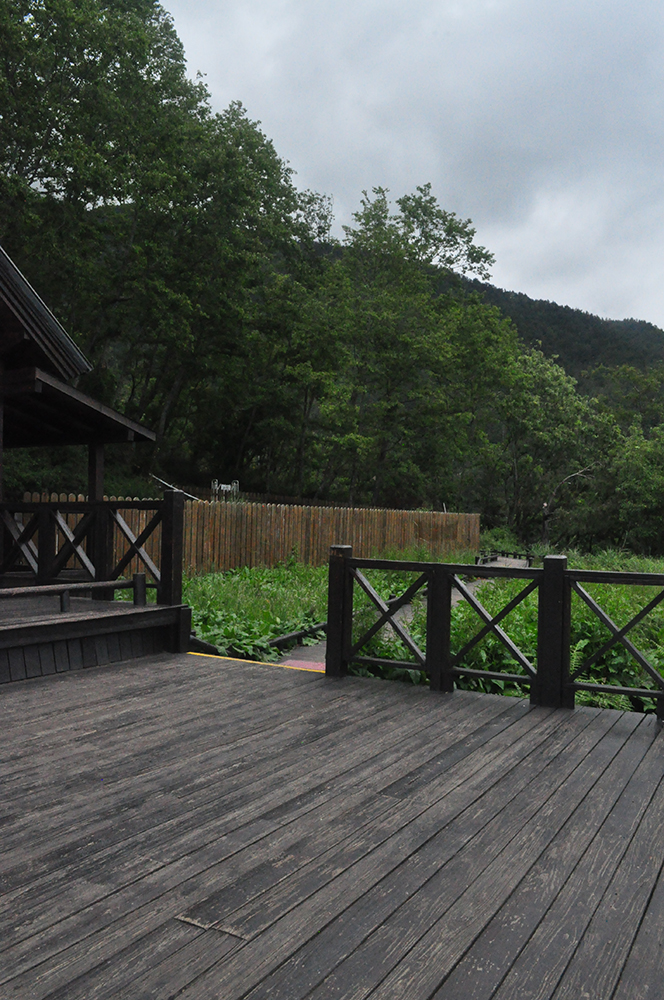
#> input picture part_2/DSC_0171.jpg, 664 x 1000 px
$ python stitch.py
#> lines starting #> are read from the running program, lines starting #| are printed output that depends on the picture
#> further down, img1 is the input picture: shape (1000, 664, 3); mean B, G, R 84.9, 90.6, 85.6
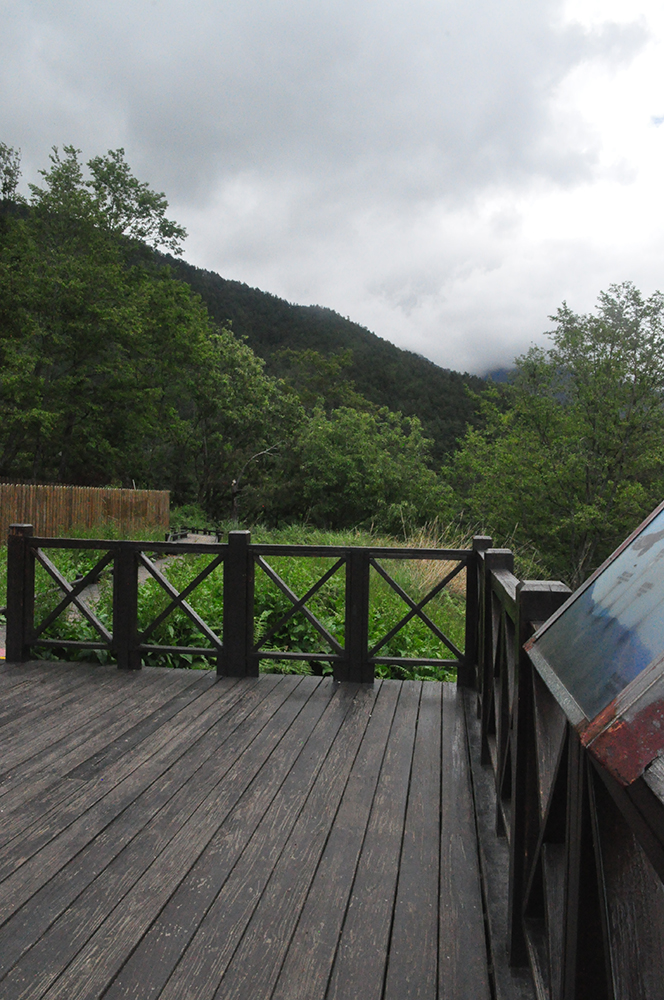
#> input picture part_2/DSC_0172.jpg, 664 x 1000 px
#> further down, img2 is the input picture: shape (1000, 664, 3); mean B, G, R 105.5, 111.7, 108.1
import cv2
import numpy as np

def stitch_images(img1, img2):
    # Convert images to grayscale for feature detection
    gray1 = cv2.cvtColor(img1, cv2.COLOR_BGR2GRAY)
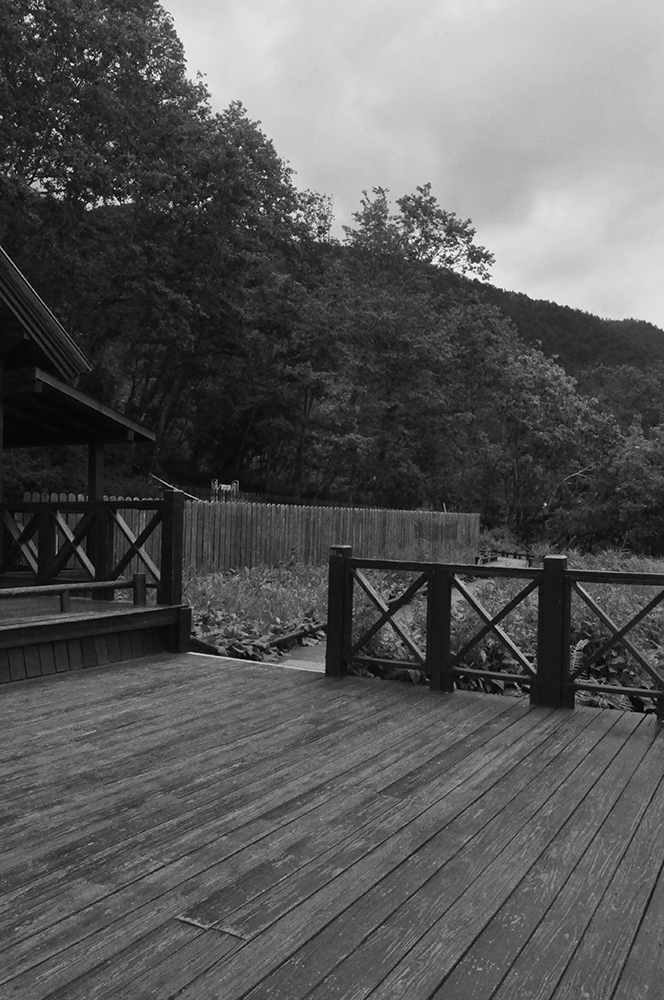
#> gray1: shape (1000, 664); min 0, max 255, mean 88.5
    gray2 = cv2.cvtColor(img2, cv2.COLOR_BGR2GRAY)
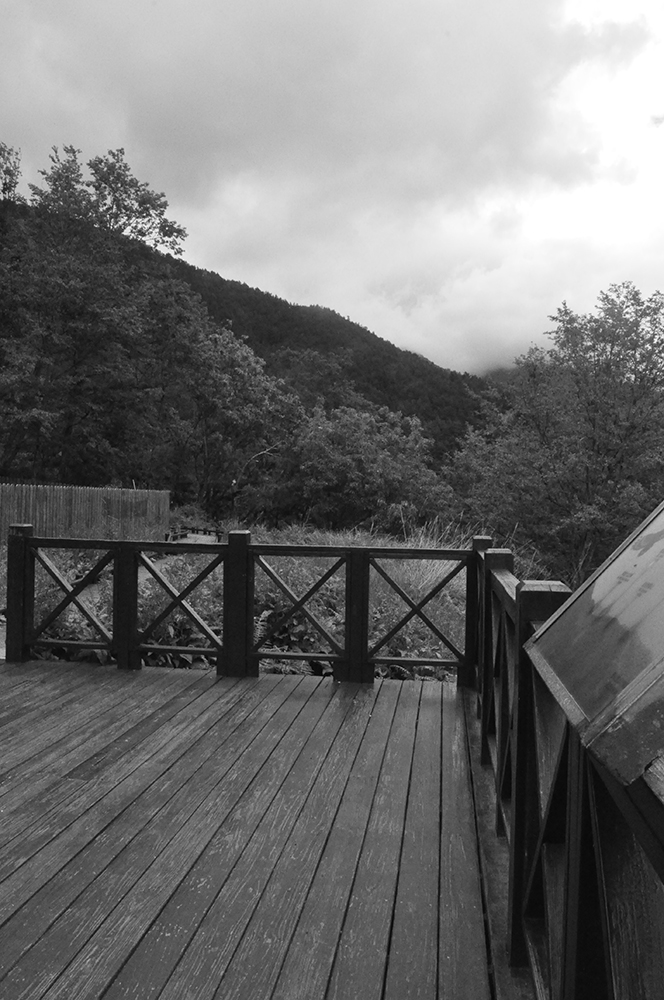
#> gray2: shape (1000, 664); min 0, max 255, mean 110

    # Initialize SIFT detector (if SIFT is unavailable, consider using ORB)
    sift = cv2.SIFT_create()
    kp1, des1 = sift.detectAndCompute(gray1, None)
#> kp1 = 3059 keypoints; strongest (x, y, size): (72, 64, 1.9), (209, 199, 2.2), (118, 65, 2.8), (38, 78, 2.1)
    kp2, des2 = sift.detectAndCompute(gray2, None)
#> kp2 = 2552 keypoints; strongest (x, y, size): (234, 481, 1.9), (247, 532, 2.5), (126, 232, 4.6), (105, 204, 2)

    # Match descriptors using FLANN based matcher
    FLANN_INDEX_KDTREE = 1
    index_params = dict(algorithm=FLANN_INDEX_KDTREE, trees=5)
    search_params = dict(checks=50)
    flann = cv2.FlannBasedMatcher(index_params, search_params)

    # k=2 to apply Lowe's ratio test
    matches = flann.knnMatch(des1, des2, k=2)
#> matches = 3059 matches
    good_matches = []
    for m, n in matches:
        if m.distance < 0.7 * n.distance:
            good_matches.append(m)
#> after the loop, good_matches = 435 matches

    # Proceed if enough good matches are found
    if len(good_matches) > 10:
        # Extract locations of good matches
        src_pts = np.float32([kp1[m.queryIdx].pt for m in good_matches]).reshape(-1, 1, 2)
#> src_pts = 435 rows, first 8: [31.92, 771.9], [61.48, 140.8], [74.14, 585], [79.69, 616], [133.4, 540.2], [197.3, 780.9], [216.9, 104], [263, 808]
        dst_pts = np.float32([kp2[m.trainIdx].pt for m in good_matches]).reshape(-1, 1, 2)
#> dst_pts = 435 rows, first 8: [36.53, 766.1], [308.2, 639.6], [496.9, 718.2], [532.9, 585.3], [70.16, 588.5], [52.58, 755.3], [462.1, 373.4], [185, 868]

        # Compute homography matrix using RANSAC
        H, mask = cv2.findHomography(src_pts, dst_pts, cv2.RANSAC, 5.0)
#> H = [[1.35, -6.29e-05, -432], [0.227, 1.29, -152.2], [0.000474, 6.38e-05, 1]]; mask = 435 values, max 1 at index 9, min 0 at index 0, mean 0.966

        # Get dimensions of the images
        h1, w1 = img1.shape[:2]
#> h1 = 1000; w1 = 664
        h2, w2 = img2.shape[:2]
#> h2 = 1000; w2 = 664

        # Get the canvas dimensions by transforming the corners of img1
        pts_img1 = np.float32([[0,0], [0, h1], [w1, h1], [w1, 0]]).reshape(-1,1,2)
        pts_img1_trans = cv2.perspectiveTransform(pts_img1, H)
#> pts_img1_trans = [[-432, -152.2], [-406.2, 1068.1], [334.7, 933.7], [351, -1.02]]

        # Combine the transformed corners with the corners of img2
        pts = np.concatenate((pts_img1_trans, np.float32([[0,0], [0, h2], [w2, h2], [w2, 0]]).reshape(-1,1,2)), axis=0)
#> pts = [[-432, -152.2], [-406.2, 1068.1], [334.7, 933.7], [351, -1.02], [0, 0], [0, 1000], [664, 1000], [664, 0]]
        [xmin, ymin] = np.int32(pts.min(axis=0).ravel() - 0.5)
#> xmin = -432; ymin = -152
        [xmax, ymax] = np.int32(pts.max(axis=0).ravel() + 0.5)
#> xmax = 664; ymax = 1068

        # Compute translation homography to shift the panorama
        translation_dist = [-xmin, -ymin]
#> translation_dist = [432, 152]
        H_translation = np.array([[1, 0, translation_dist[0]],
                                  [0, 1, translation_dist[1]],
                                  [0, 0, 1]])
#> H_translation = [[1, 0, 432], [0, 1, 152], [0, 0, 1]]

        # Warp img1 and blend with img2 on the canvas
        result = cv2.warpPerspective(img1, H_translation.dot(H), (xmax-xmin, ymax-ymin))
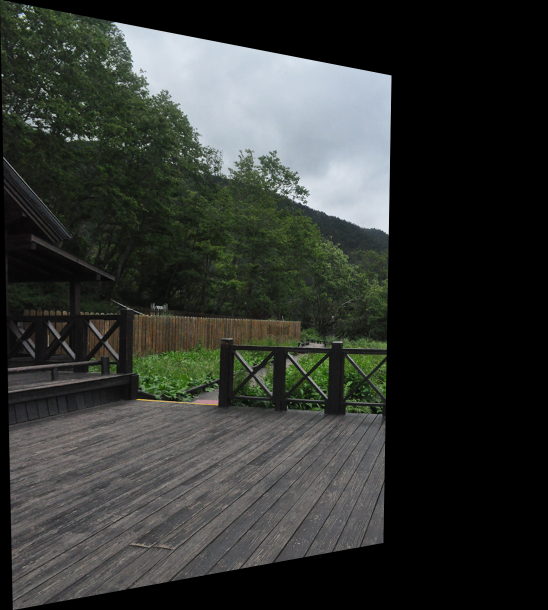
#> result: shape (1220, 1096, 3) (shown at 1/2 size); mean B, G, R 49.4, 53, 50.1
        result[translation_dist[1]:h2+translation_dist[1], translation_dist[0]:w2+translation_dist[0]] = img2
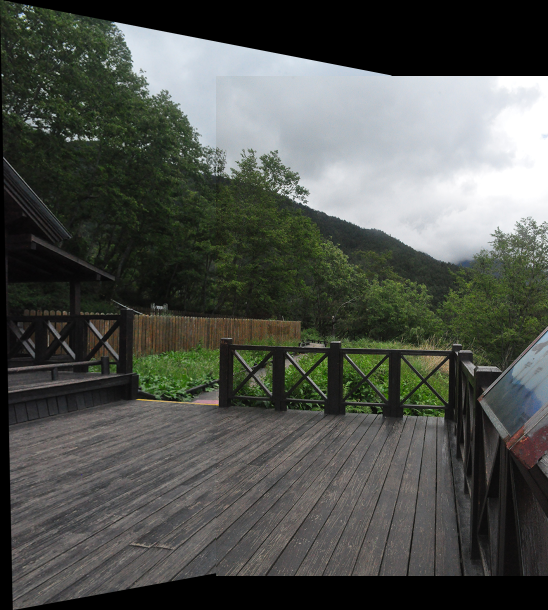
#> result: shape (1220, 1096, 3) (shown at 1/2 size); mean B, G, R 77.2, 82.6, 79.5

        return result
    else:
        raise Exception("Not enough matches found to stitch images.")

# Example usage:
if __name__ == '__main__':
    # Load your overlapping images
    img1 = cv2.imread('DSC_0171.jpg')
    img2 = cv2.imread('DSC_0172.jpg')

    if img1 is None or img2 is None:
        raise Exception("One or both images could not be loaded. Check the file paths.")

    try:
        panorama = stitch_images(img1, img2)
        # Save the final panorama
        cv2.imwrite('panorama.jpg', panorama)
        # Display the result (optional)
        cv2.imshow('Panorama', panorama)
        cv2.waitKey(0)
        cv2.destroyAllWindows()
    except Exception as e:
        print("Error during stitching:", e)
